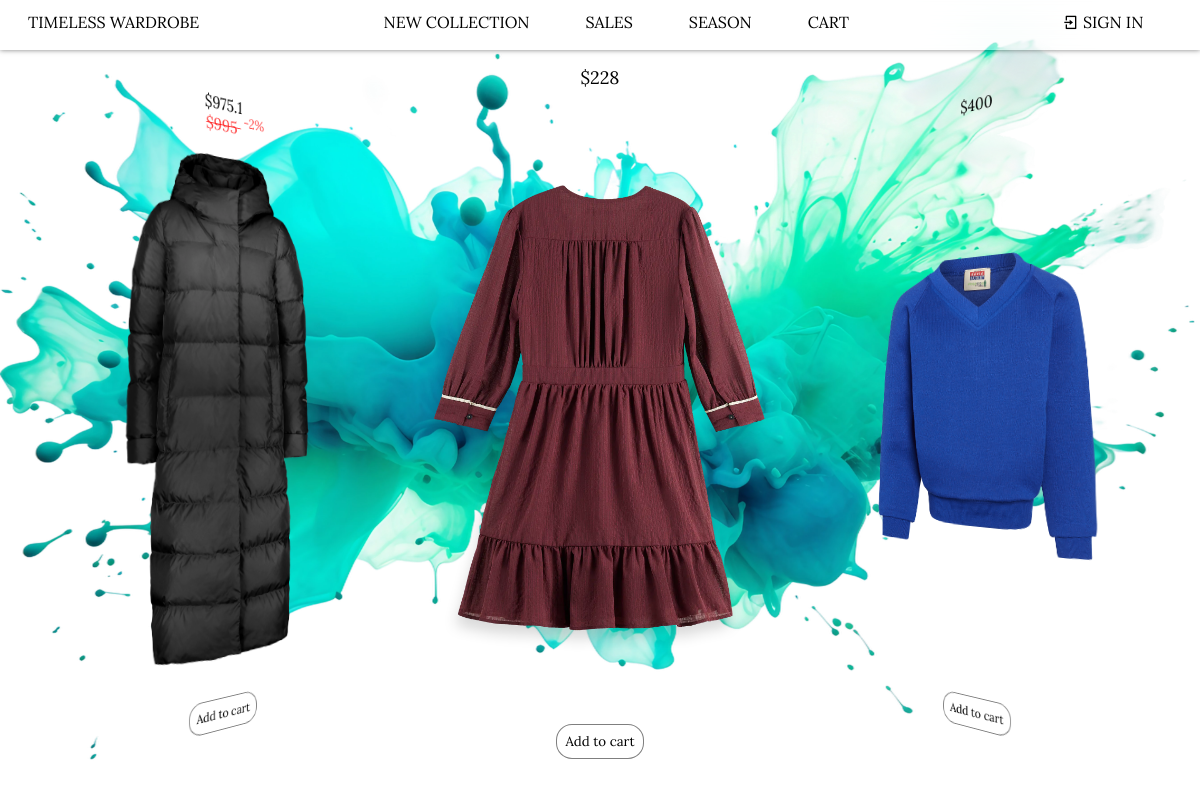
The app's page /store/season/ with its own data.
### store2/models.py (models this page shows, shortened)
class Product(models.Model):
    title = models.CharField("Title", max_length=240)
    description = models.CharField("Description", max_length=240)
    price = models.DecimalField("Price", decimal_places=2, max_digits=9, default=0)
    photo = models.ImageField("Image", upload_to="products/")
    new = models.BooleanField("New", default=False)
    salePercent = models.DecimalField("Sale percent", decimal_places=0, max_digits=2, default=0)
    season = models.BooleanField("Season", default=False)

### store2/views.py (the view)
class SeasonPageView(TemplateView):
    def get(self, request, *args, **kwargs):
        context = {}
        products = Product.objects.filter(season=True)
        context['products'] = products
        response = render(request=request, template_name='store2/season/index.html', context=context)
        return response

### store2/templatetags/tags.py (called while the page is built)
@register.filter
def salePrice(price, salePercent):
    if salePercent == 0:
        return price
    else:
        return price * (1 - salePercent / 100)

### store2/templates/store2/season/index.html (shortened to what this page needs)
<!DOCTYPE html>
{% load static %}
{% load tags %}
<html lang="en">
    <head>
        <link rel="stylesheet" href="https://cdn.jsdelivr.net/npm/remixicon@4.3.0/fonts/remixicon.css">
        <link rel="stylesheet" href="https://cdn.jsdelivr.net/npm/swiper@11/swiper-bundle.min.css"/>
        <link rel="stylesheet" href="{% static 'store2/assets/css/store.css' %}">
        <link rel="stylesheet" href="{% static 'store2/assets/css/catalog.css' %}">
    </head>
    <body>
        {% include 'store2/header.html' %}
        <main class="main load-hidden">
            <div class="swiper mySwiper">
                <div class="swiper-wrapper">
                    {% for product in products %}
                        <div class="swiper-slide" data-swiper-autoplay="3000">
                            <div class="product">
                                <div class="price">
                                    {% if product.salePercent %}
                                        <div class="newPrice">
                                            ${{product.price|salePrice:product.salePercent|floatformat}}
                                        </div>
                                        <div class="oldPrice">
                                            ${{product.price|floatformat}}
                                            <sup class="percent">-{{product.salePercent}}%</sup>
                                        </div>
                                    {% else %}
                                        ${{product.price|floatformat}}
                                    {% endif %}
                                </div>
                                <img src="/media/{{product.photo}}" alt="Banner photo" loading="lazy">
                                <button productId="{{product.id}}">Add to cart</button>
                            </div>
                        </div>
                    {% endfor %}
                </div>
            </div>
        </main>
    </body>
</html>

### store2/static/store2/assets/css/store.css (style rules this page uses)
:root { --link-hover-color: rgba(0, 0, 0, .5); --link-color: rgb(0, 0, 0); --swiper-theme-color: rgba(0, 0, 0, .5); --box-shadow-global: 0 0 5px rgba(0, 0, 0, .5); --background-color-primary: rgba(255, 255, 255, 0.65); --background-color-secondary: rgba(0, 0, 0, 0.5); --background-color-optional: rgba(0, 0, 0, .1); --font-family-primary: Lora, Serif; --font-family-secondary: Lora, Serif; --font-size-medium: 1rem; --font-size-small: 0.75rem; --font-size-large: 1.5rem; }
* { margin: 0; padding: 0; }
body { overflow: hidden; }
html.sr .load-hidden { visibility: hidden; }
img, button, .swiper .price { -webkit-user-drag: none; -khtml-user-drag: none; -moz-user-drag: none; -o-user-drag: none; user-drag: none; -webkit-user-select: none; -khtml-user-select: none; -moz-user-select: none; -o-user-select: none; user-select: none; }
.swiper { width: 100%; height: 100dvh; }
.swiper-slide { text-align: center; font-size: 18px; background: #fff; display: flex; justify-content: center; align-items: center; }
.swiper-slide img { display: block; width: 100%; height: 100%; object-fit: cover; }

### store2/static/store2/assets/css/catalog.css (style rules this page uses)
body { overflow: hidden; }
.mySwiper > * { top: 50px; font-family: var(--font-family-primary); }
.swiper-slide { background-color: transparent; margin-top: 1rem; margin-bottom: 1rem; }
.swiper-slide .product { height: 100%; }
.swiper-slide img { display: block; width: 100%; height: 75%; object-fit: scale-down; }
.product button { cursor: pointer; margin: 1rem; border-radius: 1rem; border: 1px solid var(--background-color-secondary); padding: .5rem; background-color: var(--background-color-primary); font-family: var(--font-family-primary); color: var(--link-color); }
.product .price { height: 42px; }
.oldPrice { text-decoration: line-through; color: rgba(255, 0, 0, 75%); }
.oldPrice sup { display: inline-block; vertical-align: top; line-height: .5; width: 35px; margin-right: -35px; }

### records on screen
Product: price "228", photo (picture)
Product: price "400", photo (picture)
Product: price|salePrice "975.1", price "995", salePercent "2", photo (placeholder picture)
